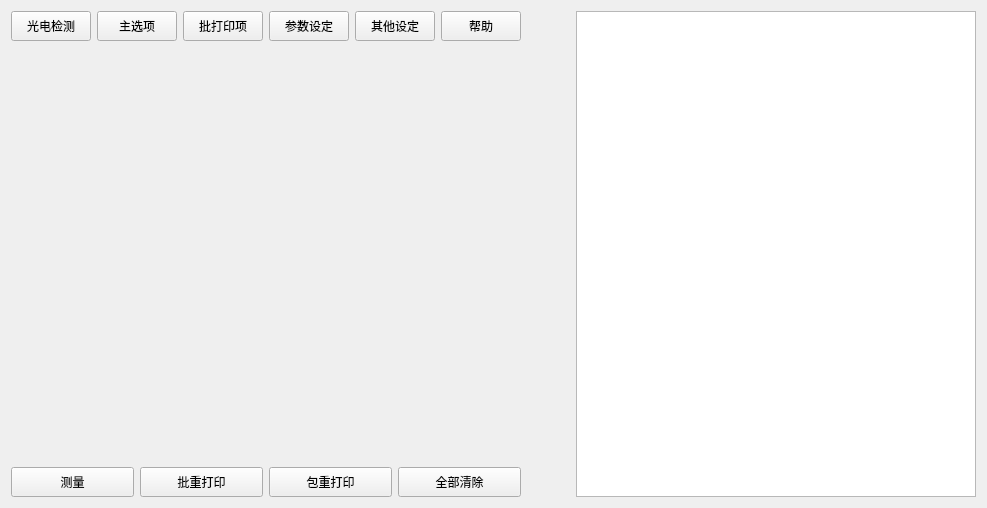
<?xml version="1.0" encoding="UTF-8"?>
<ui version="4.0">
 <class>Widget</class>
 <widget class="QWidget" name="Widget">
  <property name="geometry">
   <rect>
    <x>0</x>
    <y>0</y>
    <width>987</width>
    <height>508</height>
   </rect>
  </property>
  <property name="windowTitle">
   <string>Widget</string>
  </property>
  <layout class="QGridLayout" name="gridLayout">
   <item row="1" column="0">
    <spacer name="verticalSpacer">
     <property name="orientation">
      <enum>Qt::Vertical</enum>
     </property>
     <property name="sizeHint" stdset="0">
      <size>
       <width>20</width>
       <height>40</height>
      </size>
     </property>
    </spacer>
   </item>
   <item row="0" column="0">
    <layout class="QHBoxLayout" name="horizontalLayout">
     <item>
      <widget class="QPushButton" name="pushButton">
       <property name="minimumSize">
        <size>
         <width>60</width>
         <height>30</height>
        </size>
       </property>
       <property name="text">
        <string>光电检测</string>
       </property>
      </widget>
     </item>
     <item>
      <widget class="QPushButton" name="pushButton_2">
       <property name="minimumSize">
        <size>
         <width>60</width>
         <height>30</height>
        </size>
       </property>
       <property name="text">
        <string>主选项</string>
       </property>
      </widget>
     </item>
     <item>
      <widget class="QPushButton" name="pushButton_3">
       <property name="minimumSize">
        <size>
         <width>60</width>
         <height>30</height>
        </size>
       </property>
       <property name="text">
        <string>批打印项</string>
       </property>
      </widget>
     </item>
     <item>
      <widget class="QPushButton" name="pushButton_4">
       <property name="minimumSize">
        <size>
         <width>60</width>
         <height>30</height>
        </size>
       </property>
       <property name="text">
        <string>参数设定</string>
       </property>
      </widget>
     </item>
     <item>
      <widget class="QPushButton" name="pushButton_5">
       <property name="minimumSize">
        <size>
         <width>60</width>
         <height>30</height>
        </size>
       </property>
       <property name="text">
        <string>其他设定</string>
       </property>
      </widget>
     </item>
     <item>
      <widget class="QPushButton" name="pushButton_6">
       <property name="minimumSize">
        <size>
         <width>60</width>
         <height>30</height>
        </size>
       </property>
       <property name="text">
        <string>帮助</string>
       </property>
      </widget>
     </item>
    </layout>
   </item>
   <item row="2" column="0">
    <layout class="QHBoxLayout" name="horizontalLayout_2">
     <item>
      <widget class="QPushButton" name="pushButton_7">
       <property name="minimumSize">
        <size>
         <width>60</width>
         <height>30</height>
        </size>
       </property>
       <property name="text">
        <string>测量</string>
       </property>
      </widget>
     </item>
     <item>
      <widget class="QPushButton" name="pushButton_8">
       <property name="minimumSize">
        <size>
         <width>60</width>
         <height>30</height>
        </size>
       </property>
       <property name="text">
        <string>批重打印</string>
       </property>
      </widget>
     </item>
     <item>
      <widget class="QPushButton" name="pushButton_9">
       <property name="minimumSize">
        <size>
         <width>60</width>
         <height>30</height>
        </size>
       </property>
       <property name="text">
        <string>包重打印</string>
       </property>
      </widget>
     </item>
     <item>
      <widget class="QPushButton" name="pushButton_10">
       <property name="minimumSize">
        <size>
         <width>60</width>
         <height>30</height>
        </size>
       </property>
       <property name="text">
        <string>全部清除</string>
       </property>
      </widget>
     </item>
    </layout>
   </item>
   <item row="1" column="1" colspan="2">
    <spacer name="horizontalSpacer">
     <property name="orientation">
      <enum>Qt::Horizontal</enum>
     </property>
     <property name="sizeHint" stdset="0">
      <size>
       <width>40</width>
       <height>20</height>
      </size>
     </property>
    </spacer>
   </item>
   <item row="0" column="3" rowspan="3">
    <widget class="QTableWidget" name="tableWidget">
     <property name="maximumSize">
      <size>
       <width>400</width>
       <height>16777215</height>
      </size>
     </property>
    </widget>
   </item>
  </layout>
 </widget>
 <layoutdefault spacing="6" margin="11"/>
 <resources/>
 <connections/>
</ui>
